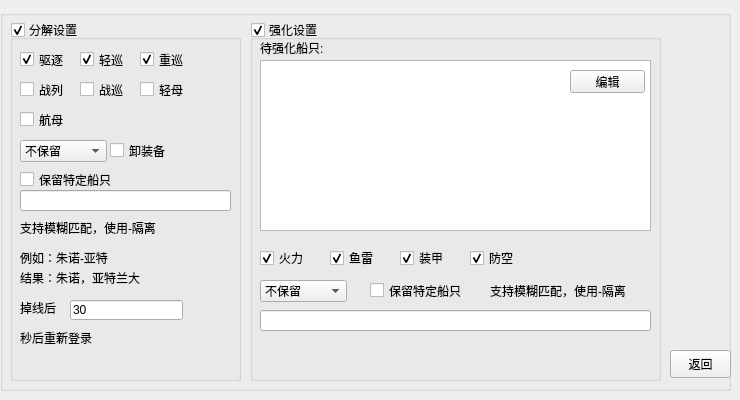
    <widget class="QWidget" name="page_3">
     <widget class="QGroupBox" name="groupBox_9">
      <property name="geometry">
       <rect>
        <x>0</x>
        <y>10</y>
        <width>731</width>
        <height>381</height>
       </rect>
      </property>
      <property name="title">
       <string/>
      </property>
      <widget class="QGroupBox" name="cb_dismantle">
       <property name="geometry">
        <rect>
         <x>10</x>
         <y>10</y>
         <width>231</width>
         <height>361</height>
        </rect>
       </property>
       <property name="title">
        <string>分解设置</string>
       </property>
       <property name="checkable">
        <bool>true</bool>
       </property>
       <widget class="QCheckBox" name="cb_d_dd">
        <property name="geometry">
         <rect>
          <x>10</x>
          <y>30</y>
          <width>61</width>
          <height>19</height>
         </rect>
        </property>
        <property name="text">
         <string>驱逐</string>
        </property>
        <property name="checkable">
         <bool>true</bool>
        </property>
        <property name="checked">
         <bool>true</bool>
        </property>
       </widget>
       <widget class="QCheckBox" name="cb_d_cl">
        <property name="geometry">
         <rect>
          <x>70</x>
          <y>30</y>
          <width>61</width>
          <height>19</height>
         </rect>
        </property>
        <property name="text">
         <string>轻巡</string>
        </property>
        <property name="checked">
         <bool>true</bool>
        </property>
       </widget>
       <widget class="QCheckBox" name="cb_d_ca">
        <property name="geometry">
         <rect>
          <x>130</x>
          <y>30</y>
          <width>61</width>
          <height>19</height>
         </rect>
        </property>
        <property name="text">
         <string>重巡</string>
        </property>
        <property name="checked">
         <bool>true</bool>
        </property>
        <property name="autoRepeat">
         <bool>false</bool>
        </property>
       </widget>
       <widget class="QCheckBox" name="cb_d_bb">
        <property name="geometry">
         <rect>
          <x>10</x>
          <y>60</y>
          <width>61</width>
          <height>19</height>
         </rect>
        </property>
        <property name="text">
         <string>战列</string>
        </property>
        <property name="checked">
         <bool>false</bool>
        </property>
       </widget>
       <widget class="QCheckBox" name="cb_d_bc">
        <property name="geometry">
         <rect>
          <x>70</x>
          <y>60</y>
          <width>61</width>
          <height>19</height>
         </rect>
        </property>
        <property name="text">
         <string>战巡</string>
        </property>
       </widget>
       <widget class="QCheckBox" name="cb_d_cvl">
        <property name="geometry">
         <rect>
          <x>130</x>
          <y>60</y>
          <width>61</width>
          <height>19</height>
         </rect>
        </property>
        <property name="text">
         <string>轻母</string>
        </property>
       </widget>
       <widget class="QCheckBox" name="cb_d_cv">
        <property name="geometry">
         <rect>
          <x>10</x>
          <y>90</y>
          <width>61</width>
          <height>19</height>
         </rect>
        </property>
        <property name="text">
         <string>航母</string>
        </property>
       </widget>
       <widget class="QCheckBox" name="cb_d_equipment">
        <property name="geometry">
         <rect>
          <x>100</x>
          <y>120</y>
          <width>91</width>
          <height>21</height>
         </rect>
        </property>
        <property name="text">
         <string>卸装备</string>
        </property>
       </widget>
       <widget class="QComboBox" name="cb_d_save">
        <property name="geometry">
         <rect>
          <x>10</x>
          <y>120</y>
          <width>87</width>
          <height>22</height>
         </rect>
        </property>
        <item>
         <property name="text">
          <string>不保留</string>
         </property>
        </item>
        <item>
         <property name="text">
          <string>保留6星</string>
         </property>
        </item>
        <item>
         <property name="text">
          <string>保留5星</string>
         </property>
        </item>
        <item>
         <property name="text">
          <string>保留4星</string>
         </property>
        </item>
        <item>
         <property name="text">
          <string>保留3星</string>
         </property>
        </item>
       </widget>
       <widget class="QCheckBox" name="cb_d_unusualShip">
        <property name="geometry">
         <rect>
          <x>10</x>
          <y>150</y>
          <width>121</width>
          <height>19</height>
         </rect>
        </property>
        <property name="text">
         <string>保留特定船只</string>
        </property>
       </widget>
       <widget class="QLineEdit" name="ed_d_unusualShip">
        <property name="geometry">
         <rect>
          <x>10</x>
          <y>170</y>
          <width>211</width>
          <height>21</height>
         </rect>
        </property>
       </widget>
       <widget class="QLabel" name="label_5">
        <property name="geometry">
         <rect>
          <x>10</x>
          <y>200</y>
          <width>211</width>
          <height>16</height>
         </rect>
        </property>
        <property name="text">
         <string>支持模糊匹配，使用-隔离</string>
        </property>
       </widget>
       <widget class="QLabel" name="label_6">
        <property name="geometry">
         <rect>
          <x>10</x>
          <y>230</y>
          <width>211</width>
          <height>16</height>
         </rect>
        </property>
        <property name="text">
         <string>例如：朱诺-亚特</string>
        </property>
       </widget>
       <widget class="QLabel" name="label_9">
        <property name="geometry">
         <rect>
          <x>10</x>
          <y>250</y>
          <width>181</width>
          <height>16</height>
         </rect>
        </property>
        <property name="text">
         <string>结果：朱诺，亚特兰大</string>
        </property>
       </widget>
       <widget class="QLineEdit" name="RelineEdit">
        <property name="geometry">
         <rect>
          <x>60</x>
          <y>280</y>
          <width>113</width>
          <height>20</height>
         </rect>
        </property>
        <property name="text">
         <string>30</string>
        </property>
       </widget>
       <widget class="QLabel" name="label_15">
        <property name="geometry">
         <rect>
          <x>10</x>
          <y>310</y>
          <width>81</width>
          <height>16</height>
         </rect>
        </property>
        <property name="text">
         <string>秒后重新登录</string>
        </property>
       </widget>
       <widget class="QLabel" name="label_16">
        <property name="geometry">
         <rect>
          <x>10</x>
          <y>280</y>
          <width>54</width>
          <height>16</height>
         </rect>
        </property>
        <property name="text">
         <string>掉线后</string>
        </property>
       </widget>
      </widget>
      <widget class="QGroupBox" name="cb_strengthen">
       <property name="geometry">
        <rect>
         <x>250</x>
         <y>10</y>
         <width>411</width>
         <height>361</height>
        </rect>
       </property>
       <property name="title">
        <string>强化设置</string>
       </property>
       <property name="checkable">
        <bool>true</bool>
       </property>
       <widget class="QLabel" name="label">
        <property name="geometry">
         <rect>
          <x>10</x>
          <y>20</y>
          <width>81</width>
          <height>16</height>
         </rect>
        </property>
        <property name="text">
         <string>待强化船只:</string>
        </property>
       </widget>
       <widget class="QListWidget" name="lt_qh_ship_list">
        <property name="geometry">
         <rect>
          <x>10</x>
          <y>40</y>
          <width>391</width>
          <height>171</height>
         </rect>
        </property>
       </widget>
       <widget class="QCheckBox" name="cb_s_f">
        <property name="geometry">
         <rect>
          <x>10</x>
          <y>230</y>
          <width>71</width>
          <height>16</height>
         </rect>
        </property>
        <property name="text">
         <string>火力</string>
        </property>
        <property name="checked">
         <bool>true</bool>
        </property>
       </widget>
       <widget class="QCheckBox" name="cb_s_t">
        <property name="geometry">
         <rect>
          <x>80</x>
          <y>230</y>
          <width>71</width>
          <height>16</height>
         </rect>
        </property>
        <property name="text">
         <string>鱼雷</string>
        </property>
        <property name="checked">
         <bool>true</bool>
        </property>
       </widget>
       <widget class="QCheckBox" name="cb_s_d">
        <property name="geometry">
         <rect>
          <x>150</x>
          <y>230</y>
          <width>71</width>
          <height>16</height>
         </rect>
        </property>
        <property name="text">
         <string>装甲</string>
        </property>
        <property name="checked">
         <bool>true</bool>
        </property>
       </widget>
       <widget class="QCheckBox" name="cb_s_a">
        <property name="geometry">
         <rect>
          <x>220</x>
          <y>230</y>
          <width>51</width>
          <height>16</height>
         </rect>
        </property>
        <property name="text">
         <string>防空</string>
        </property>
        <property name="checked">
         <bool>true</bool>
        </property>
       </widget>
       <widget class="QCheckBox" name="cb_s_unusualShip">
        <property name="geometry">
         <rect>
          <x>120</x>
          <y>260</y>
          <width>121</width>
          <height>21</height>
         </rect>
        </property>
        <property name="text">
         <string>保留特定船只</string>
        </property>
       </widget>
       <widget class="QLabel" name="label_11">
        <property name="geometry">
         <rect>
          <x>240</x>
          <y>260</y>
          <width>211</width>
          <height>21</height>
         </rect>
        </property>
        <property name="text">
         <string>支持模糊匹配，使用-隔离</string>
        </property>
       </widget>
       <widget class="QComboBox" name="cb_s_save">
        <property name="geometry">
         <rect>
          <x>10</x>
          <y>260</y>
          <width>87</width>
          <height>22</height>
         </rect>
        </property>
        <item>
         <property name="text">
          <string>不保留</string>
         </property>
        </item>
        <item>
         <property name="text">
          <string>保留6星</string>
         </property>
        </item>
        <item>
         <property name="text">
          <string>保留5星</string>
         </property>
        </item>
        <item>
         <property name="text">
          <string>保留4星</string>
         </property>
        </item>
        <item>
         <property name="text">
          <string>保留3星</string>
         </property>
        </item>
       </widget>
       <widget class="QLineEdit" name="ed_s_unusualShip">
        <property name="geometry">
         <rect>
          <x>10</x>
          <y>290</y>
          <width>391</width>
          <height>21</height>
         </rect>
        </property>
       </widget>
       <widget class="QPushButton" name="bt_add_qh">
        <property name="geometry">
         <rect>
          <x>320</x>
          <y>50</y>
          <width>75</width>
          <height>23</height>
         </rect>
        </property>
        <property name="text">
         <string>编辑</string>
        </property>
       </widget>
      </widget>
      <widget class="QPushButton" name="bt_d_back">
       <property name="geometry">
        <rect>
         <x>670</x>
         <y>340</y>
         <width>61</width>
         <height>28</height>
        </rect>
       </property>
       <property name="text">
        <string>返回</string>
       </property>
      </widget>
     </widget>
    </widget>
